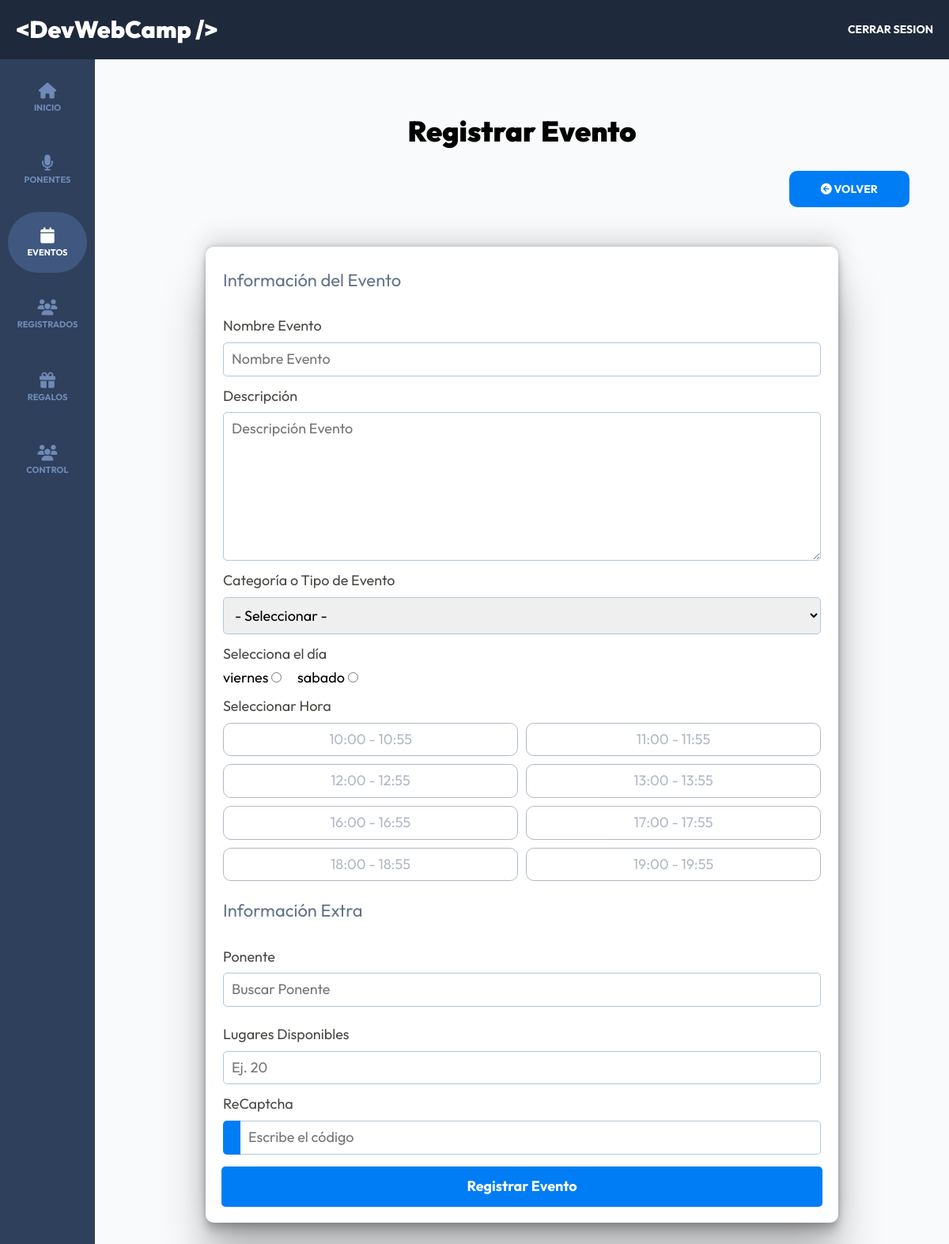
/admin/eventos/crear (signed in), run on the app's committed database.
### tables this page shows
CREATE TABLE `dias` (
  `id` int(11) NOT NULL,
  `nombre` varchar(15) DEFAULT NULL
);

CREATE TABLE `horas` (
  `id` int(11) NOT NULL,
  `hora` varchar(13) DEFAULT NULL
);

### controllers/EventosController.php (called while the page is built, shortened)
<?php
class EventosController {
    public static function crear(Router $router){
        $alertas = [];
        $categorias =  Categoria::all('ASC');
        $dias = Dia::all('ASC');
        $horas = Hora::all('ASC');
        $evento = new Evento;
        $router->render('admin/eventos/crear', [
            'titulo' => 'Registrar Evento',
            'alertas' => $alertas,
            'categorias' => $categorias,
            'dias' => $dias,
            'horas' => $horas,
            'evento' => $evento
        ]);
    }
}

### public/index.php (called while the page is built, shortened)
<?php
$router = new Router();
$router->get('/login', [AuthController::class, 'login']);
$router->post('/login', [AuthController::class, 'login']);
$router->post('/logout', [AuthController::class, 'logout']);
$router->get('/registro', [AuthController::class, 'registro']);
$router->post('/registro', [AuthController::class, 'registro']);
$router->get('/olvide', [AuthController::class, 'olvide']);
$router->post('/olvide', [AuthController::class, 'olvide']);
$router->get('/reestablecer', [AuthController::class, 'reestablecer']);
$router->post('/reestablecer', [AuthController::class, 'reestablecer']);
$router->get('/mensaje', [AuthController::class, 'mensaje']);
$router->get('/confirmar-cuenta', [AuthController::class, 'confirmar']);
$router->get('/admin/dashboard', [DashboardController::class, 'index']);
$router->get('/admin/ponentes', [PonentesController::class, 'index']);
$router->get('/admin/ponentes/crear', [PonentesController::class, 'crear']);
$router->post('/admin/ponentes/crear', [PonentesController::class, 'crear']);
$router->get('/admin/ponentes/editar', [PonentesController::class, 'editar']);
$router->post('/admin/ponentes/editar', [PonentesController::class, 'editar']);
$router->post('/admin/ponentes/eliminar', [PonentesController::class, 'eliminar']);
$router->get('/admin/eventos', [EventosController::class, 'index']);
$router->get('/admin/eventos/crear', [EventosController::class, 'crear']);
$router->post('/admin/eventos/crear', [EventosController::class, 'crear']);
$router->get('/admin/eventos/editar', [EventosController::class, 'editar']);
$router->post('/admin/eventos/editar', [EventosController::class, 'editar']);
$router->post('/admin/eventos/eliminar', [EventosController::class, 'eliminar']);
$router->get('/api/eventos-horario', [APIEventos::class, 'index']);
$router->get('/api/ponentes', [APIPonentes::class, 'index']);
$router->get('/api/ponente', [APIPonentes::class, 'ponente']);
$router->get('/api/usuario', [APIUsuarios::class, 'index']);
$router->get('/api/regalos', [APIRegalos::class, 'index']);
$router->get('/api/evento', [APIEventosDisponibles::class, 'index']);
$router->get('/admin/registrados', [RegistradosController::class, 'index']);
$router->get('/admin/general', [GeneralController::class, 'index']);
$router->get('/admin/regalos', [RegalosController::class, 'index']);
$router->get('/finalizar-registro', [RegistroController::class, 'crear']);
$router->post('/finalizar-registro/gratis', [RegistroController::class, 'gratis']);
$router->post('/finalizar-registro/pagar', [RegistroController::class, 'pagar']);
$router->get('/finalizar-registro/conferencias', [RegistroController::class, 'conferencias']);
$router->post('/finalizar-registro/conferencias', [RegistroController::class, 'conferencias']);
$router->get('/boleto', [RegistroController::class, 'boleto']);
$router->get('/', [PaginasController::class, 'index'] );
$router->get('/devwebcamp', [PaginasController::class, 'evento'] );
$router->get('/paquetes', [PaginasController::class, 'paquetes'] );
$router->get('/workshops-conferencias', [PaginasController::class, 'conferencias'] );
$router->get('/404', [PaginasController::class, 'error'] );
$router->comprobarRutas();

### models/Evento.php (called while the page is built, shortened)
<?php
class Evento extends ActiveRecord {
    public function __construct($args = [])
    {
        $this->nombre = $args['nombre'] ?? '';
        $this->disponibles = $args['disponibles'] ?? '';
        $this->dia_id = $args['dia_id'] ?? '';
    }
}

### models/ActiveRecord.php (called while the page is built, shortened)
<?php
class ActiveRecord {
    protected static $db;
    protected static $tabla = '';
    public static function setDB($database) {
        self::$db = $database;
    }
    public static function consultarSQL($query) {
        $resultado = self::$db->query($query);
        $array = [];
        while($registro = $resultado->fetch_assoc()) {
            $array[] = static::crearObjeto($registro);
        }
        return $array;
    }
    protected static function crearObjeto($registro) {
        $objeto = new static;
        foreach($registro as $key => $value ) {
            if(property_exists( $objeto, $key  )) {
                $objeto->$key = $value;
            }
        }
        return $objeto;
    }
    public static function all($orden = 'DESC') {
        $query = "SELECT * FROM " . static::$tabla . " ORDER BY id ${orden}";
        $resultado = self::consultarSQL($query);
        return $resultado;
    }
}

### views/admin/eventos/formulario.php (the view, shortened to what this page needs)
<fieldset class="formulario__fieldset">
    <legend class="formulario__legend">Información del Evento</legend>
    <div class="formulario__campo">
        <label for="nombre" class="formulario__label">Nombre Evento</label>
        <input
            type="text"
            class="formulario__input"
            id="nombre"
            name="nombre"
            placeholder="Nombre Evento"
            value="<?php echo $evento->nombre; ?>"
        >
    </div>
    <div class="formulario__campo">
        <label for="descripcion" class="formulario__label">Descripción</label>
        <textarea
            class="formulario__input"
            id="descripcion"
            name="descripcion"
            placeholder="Descripción Evento"
            rows="8"
            ><?php echo $evento->descripcion; ?></textarea>
    </div>
    <div class="formulario__campo">
        <label for="categoria" class="formulario__label">Categoría o Tipo de Evento</label>
        <select
            class="formulario__select"
            id="categoria"
            name="categoria_id"
        >
        <option value="">- Seleccionar -</option>
        </select>
    </div>
    <div class="formulario__campo">
        <label for="categoria" class="formulario__label">Selecciona el día</label>
        <div class="formulario__radio">
            <?php foreach($dias as $dia) { ?>
                <div>
                    <label for="<?php echo strtolower($dia->nombre); ?>"><?php echo $dia->nombre; ?></label>
                    <input
                        type="radio"
                        id="<?php echo strtolower($dia->nombre); ?>"
                        name="dia"
                        value="<?php echo $dia->id; ?>"
                        <?php echo ($evento->dia_id === $dia->id) ? 'checked' : ''; ?>
                    />
                </div>
            <?php } ?>
        </div>
    </div>
    <div id="horas" class="formulario__campo">
        <label for="" class="formulario__label">Seleccionar Hora</label>
        <ul id="horas" class="horas">
        <?php foreach($horas as $hora){?>
            <li data-hora-id="<?php echo $hora->id; ?>" class="horas__hora horas__hora--deshabilitada"><?php echo $hora->hora; ?></li>
        <?php }?>
        </ul>
    </div>
</fieldset>
<fieldset class="formulario__fieldset">
    <legend class="formulario__legend">Información Extra</legend>
    <div class="formulario__campo">
        <label for="ponentes" class="formulario__label">Ponente</label>
        <input
            type="text"
            class="formulario__input"
            id="ponentes"
            placeholder="Buscar Ponente"
        >
    </div>
    <div class="formulario__campo">
        <label for="disponobles" class="formulario__label">Lugares Disponibles</label>
        <input
            type="number"
            min="1"
            class="formulario__input"
            id="disponibles"
            name="disponibles"
            placeholder="Ej. 20"
            value="<?php echo $evento->disponibles; ?>"
        >
    </div>
    <div class=" formulario__campo">
            <label for="captcha" class="formulario__label">ReCaptcha</label>
            <div class="formulario__campo--captcha">
                <div id="captchaValor"></div>
                <input
                type="captcha"
                class="formulario__input formulario__input--captcha"
                placeholder="Escribe el código"
                id="inputCaptcha"
                name="captcha"
                >
            </div>
        </div>
</fieldset>

### public/build/css/app.css (style rules this page uses)
html { line-height: 1.15; -webkit-text-size-adjust: 100%; }
body { margin: 0; }
button, input, optgroup, select, textarea { font-family: inherit; font-size: 100%; line-height: 1.15; margin: 0; }
button, input { overflow: visible; }
button, select { text-transform: none; }
fieldset { padding: 0.35em 0.75em 0.625em; }
legend { box-sizing: border-box; color: inherit; display: table; max-width: 100%; padding: 0; white-space: normal; }
textarea { overflow: auto; }
[type=checkbox], [type=radio] { box-sizing: border-box; padding: 0; }
html { font-size: 62.5%; box-sizing: border-box; height: 100%; }
*, *:before, *:after { box-sizing: inherit; }
body { font-family: "Outfit", sans-serif; font-size: 1.8rem; }
.formulario__fieldset { border: none; margin-top: 1rem; padding: 0; }
.formulario__legend { color: #64748B; font-size: 2.2rem; margin-bottom: 2rem; }
.formulario__campo { display: flex; flex-direction: column; gap: 1rem; margin: 1.5rem 0; }
.formulario__campo--captcha { display: flex; }
.formulario__label { display: block; font-size: 1.8rem; color: rgba(26, 27, 21, 0.8); }
.formulario__input, .formulario__input--sociales, .formulario__select--sociales, .formulario__select { padding: 1rem; border: 1px solid #b1c7dd; border-radius: 0.5rem; }
.formulario__input--captcha, .formulario__select--captcha { width: 100%; border-radius: 0 0.5rem 0.5rem 0; border-left: 0 solid #007df4; }
.formulario__radio { display: flex; gap: 2rem; }
#captchaValor { height: 43px; padding: 10px; line-height: 20px; background-color: #007df4; border-radius: 0.5rem 0 0 0.5rem; color: #000; font-weight: 900; border-right: 2px solid #007df4; font-family: "Times New Roman", Times, serif; font-size: 2.5rem; font-style: italic; }
.horas { margin: 0; padding: 0; list-style: none; display: grid; gap: 1rem; grid-template-columns: repeat(1, 1fr); }
@media (min-width: 768px) { .horas { display: grid; gap: 1rem; grid-template-columns: repeat(2, 1fr); } }
.horas__hora, .horas__hora--deshabilitada, .horas__hora--seleccionada { color: #007df4; border: 1px solid #007df4; border-radius: 1rem; padding: 1rem; text-align: center; }
.horas__hora--deshabilitada { border: 1px solid #64748B; color: #64748B; opacity: 0.5; }
.dashboard { height: 100%; display: flex; flex-direction: column; background-color: #F8FAFC; }

### data on the page
dias: nombre "viernes", dia "☐ viernes"
dias: nombre "sabado", dia "☐ sabado"
horas: hora "10:00 - 10:55"
horas: hora "11:00 - 11:55"
horas: hora "12:00 - 12:55"
horas: hora "13:00 - 13:55"
horas: hora "16:00 - 16:55"
horas: hora "17:00 - 17:55"
horas: hora "18:00 - 18:55"
horas: hora "19:00 - 19:55"

### other printed values
$titulo "Registrar Evento"
